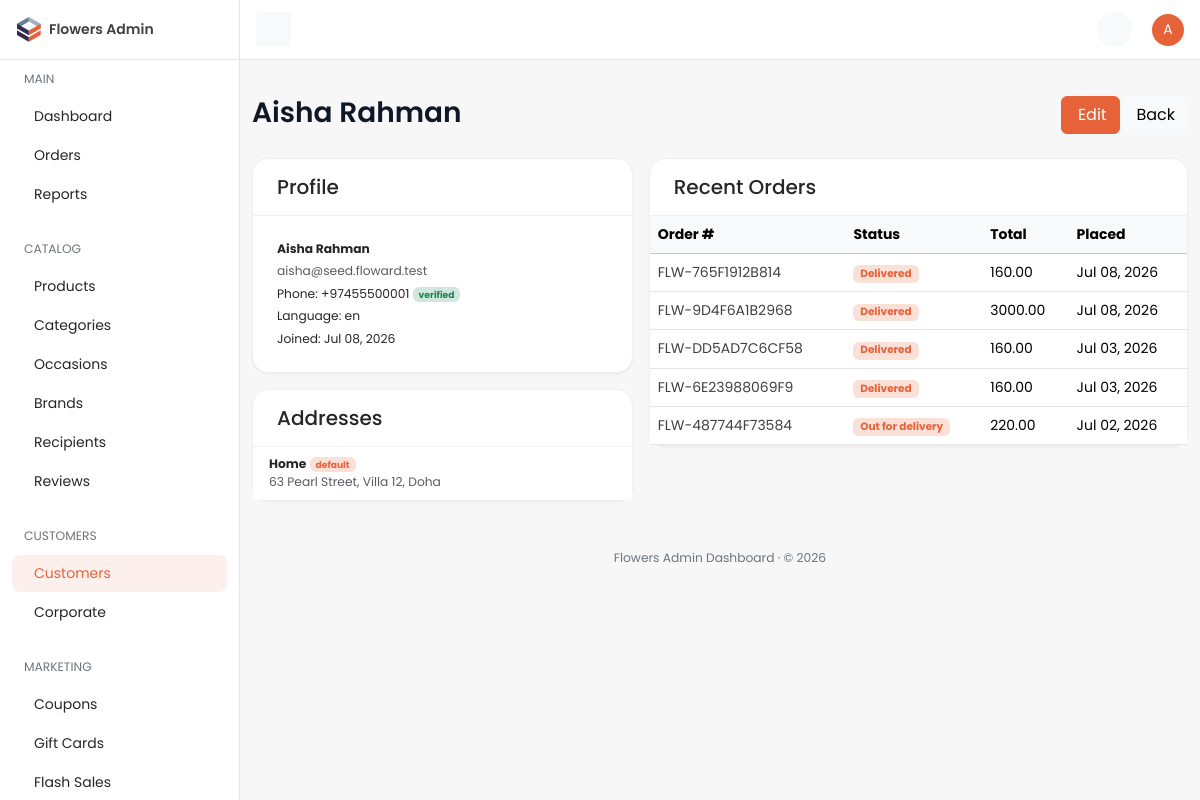
Page /dashboard/customer/2/ (signed in) on the committed database.
### accounts/models.py (models this page shows, shortened)
class CustomerProfile(TimeStampedModel):
    user = models.OneToOneField(
        settings.AUTH_USER_MODEL,
        on_delete=models.CASCADE,
        related_name="customer_profile",
        verbose_name="User",
        help_text="Linked Django auth user.",
    )
    phone = models.CharField(
        max_length=20,
        blank=True,
        db_index=True,
        verbose_name="Phone number",
        help_text="Customer mobile number used for OTP login.",
    )
    phone_verified = models.BooleanField(
        default=False,
        verbose_name="Phone verified",
        help_text="True after a successful OTP verification for this phone.",
    )
    preferred_language = models.CharField(
        max_length=5,
        choices=settings.LANGUAGES,
        default=settings.LANGUAGE_CODE,
        verbose_name="Preferred language",
        help_text="Customer's preferred storefront language.",
    )
    preferred_currency = models.ForeignKey(
        "core.Currency",
        on_delete=models.PROTECT,
        related_name="customer_profiles",
        verbose_name="Preferred currency",
        help_text="Currency used to display prices for this customer.",
    )
    date_of_birth = models.DateField(
        null=True,
        blank=True,
        verbose_name="Date of birth",
        help_text="Optional date of birth for personalization.",
    )
    default_address = models.ForeignKey(
        "accounts.Address",
        on_delete=models.SET_NULL,
        null=True,
        blank=True,
        related_name="+",
        verbose_name="Default address",
        help_text="Customer's primary delivery address.",
    )
    notify_via_email = models.BooleanField(
        default=True,
        verbose_name="Email notifications",
        help_text="Receive order updates via email.",
    )
    notify_via_sms = models.BooleanField(
        default=True,
        verbose_name="SMS notifications",
        help_text="Receive order updates via SMS.",
    )
    notify_via_whatsapp = models.BooleanField(
        default=False,
        verbose_name="WhatsApp notifications",
        help_text="Receive order updates via WhatsApp.",
    )
    class Meta:
        verbose_name = "Customer profile"
        verbose_name_plural = "Customer profiles"
        indexes = [
            models.Index(fields=["phone"], name="accounts_profile_phone_idx"),
        ]
    def __str__(self) -> str:
        return self.user.get_full_name() or self.user.email or str(self.pk)

class Address(TimeStampedModel):
    customer_profile = models.ForeignKey(
        CustomerProfile,
        on_delete=models.CASCADE,
        related_name="addresses",
        verbose_name="Customer profile",
        help_text="Owner of this address.",
    )
    label = models.CharField(
        max_length=50,
        verbose_name="Label",
        help_text="Short label, e.g. Home or Office.",
    )
    line1 = models.CharField(
        max_length=255,
        verbose_name="Address line 1",
        help_text="Street address or building name.",
    )
    line2 = models.CharField(
        max_length=255,
        blank=True,
        verbose_name="Address line 2",
        help_text="Apartment, floor, or additional directions.",
    )
    city = models.ForeignKey(
        "delivery.City",
        on_delete=models.PROTECT,
        related_name="addresses",
        verbose_name="City",
        help_text="Deliverable city for this address.",
    )
    is_default = models.BooleanField(
        default=False,
        db_index=True,
        verbose_name="Is default",
        help_text="When True, this is the customer's primary delivery address.",
    )
    class Meta:
        verbose_name = "Address"
        verbose_name_plural = "Addresses"
        indexes = [
            models.Index(
                fields=["customer_profile", "is_default"],
                name="accounts_address_default_idx",
            ),
        ]
        constraints = [
            models.UniqueConstraint(
                fields=["customer_profile"],
                condition=models.Q(is_default=True),
                name="accounts_one_default_address_per_customer",
            ),
        ]

### delivery/models.py (models this page shows, shortened)
class City(TimeStampedModel):
    country = models.ForeignKey(
        Country,
        on_delete=models.PROTECT,
        related_name="cities",
        verbose_name="Country",
    )
    name = models.CharField(
        max_length=120,
        verbose_name="City name",
        help_text="Display name of the city, e.g. Doha.",
    )
    slug = models.SlugField(
        max_length=120,
        unique=True,
        db_index=True,
        verbose_name="Slug",
        help_text="URL-friendly identifier for this city.",
    )
    delivery_charge_base = models.DecimalField(
        max_digits=10,
        decimal_places=2,
        default=25,
        verbose_name="Base delivery charge",
        help_text="Default delivery fee for this city in the store currency.",
    )
    same_day_cutoff_hour = models.PositiveSmallIntegerField(
        default=14,
        verbose_name="Same-day cutoff hour",
        help_text="Local hour (0–23) after which same-day delivery slots are hidden.",
    )
    is_active = models.BooleanField(
        default=True,
        db_index=True,
        verbose_name="Is active",
        help_text="When False, this city is hidden from customer address forms.",
    )
    class Meta:
        verbose_name = "City"
        verbose_name_plural = "Cities"
        indexes = [
            models.Index(fields=["is_active"], name="delivery_city_is_active_idx"),
            models.Index(fields=["country", "is_active"], name="delivery_city_country_idx"),
        ]

### orders/models.py (models this page shows, shortened)
class Order(TimeStampedModel):
    customer_profile = models.ForeignKey(
        "accounts.CustomerProfile",
        on_delete=models.CASCADE,
        related_name="orders",
        null=True,
        blank=True,
        verbose_name="Customer profile",
        help_text="Owner of this order; null for guest checkout.",
    )
    cart = models.ForeignKey(
        "cart.Cart",
        on_delete=models.SET_NULL,
        null=True,
        blank=True,
        related_name="orders",
        verbose_name="Source cart",
    )
    order_number = models.CharField(
        max_length=32,
        unique=True,
        db_index=True,
        verbose_name="Order number",
        help_text="Human-readable unique order reference.",
    )
    idempotency_key = models.CharField(
        max_length=64,
        unique=True,
        null=True,
        blank=True,
        db_index=True,
        verbose_name="Idempotency key",
        help_text="Client-supplied key preventing duplicate order creation.",
    )
    order_status = models.CharField(
        max_length=20,
        choices=OrderStatus.choices,
        default=OrderStatus.RECEIVED,
        db_index=True,
        verbose_name="Order status",
    )
    delivery_slot_booking = models.ForeignKey(
        "delivery.DeliverySlotBooking",
        on_delete=models.SET_NULL,
        null=True,
        blank=True,
        related_name="orders",
        verbose_name="Delivery slot booking",
    )
    subtotal = models.DecimalField(max_digits=12, decimal_places=2, default=0)
    coupon_discount = models.DecimalField(max_digits=12, decimal_places=2, default=0)
    delivery_charge = models.DecimalField(max_digits=12, decimal_places=2, default=0)
    total_amount = models.DecimalField(
        max_digits=12,
        decimal_places=2,
        verbose_name="Total amount",
        help_text="Order total in the customer's checkout currency.",
    )
    currency = models.ForeignKey(
        "core.Currency",
        on_delete=models.PROTECT,
        null=True,
        blank=True,
        related_name="orders",
        verbose_name="Currency",
    )
    delivery_address_snapshot = models.JSONField(
        default=dict,
        verbose_name="Delivery address snapshot",
    )
    invoice_details = models.JSONField(default=dict, verbose_name="Invoice details")
    class Meta:
        verbose_name = "Order"
        verbose_name_plural = "Orders"
        indexes = [
            models.Index(
                fields=["customer_profile", "-created_at"],
                name="ord_customer_created_idx",
            ),
            models.Index(fields=["order_status"], name="orders_order_status_idx"),
            models.Index(fields=["idempotency_key"], name="orders_idempotency_key_idx"),
        ]
        ordering = ["-created_at"]

### dashboard/views/customers.py (the view)
# urls.py: path("customer/<int:pk>/", customers.customer_detail, name="customer-detail"),
@dashboard_required
def customer_detail(request: HttpRequest, pk: int) -> HttpResponse:
    profile = get_object_or_404(CustomerProfile.objects.select_related("user"), pk=pk)
    context = {
        "nav_section": "customers",
        "page_title": str(profile),
        "profile": profile,
        "addresses": profile.addresses.select_related("city").all(),
        "orders": profile.orders.order_by("-created_at")[:10],
    }
    return render(request, "dashboard/customers/detail.html", context)

### dashboard/templates/dashboard/customers/detail.html (shortened to what this page needs)
{% extends "dashboard/base.html" %}
{% block page_title %}{{ profile }}{% endblock %}
{% block page_actions %}
<a href="{% url 'dashboard:customer-update' profile.pk %}" class="btn btn-primary">Edit</a>
<a href="{% url 'dashboard:customer-list' %}" class="btn btn-light">Back</a>
{% endblock %}
{% block content %}
<div class="row g-3">
  <div class="col-12 col-lg-5">
    <div class="card">
      <div class="card-header bg-transparent px-4 py-3"><h3 class="h5 mb-0">Profile</h3></div>
      <div class="card-body p-4 small">
        <p class="mb-1"><strong>{{ profile.user.get_full_name|default:profile.user.get_username }}</strong></p>
        <p class="mb-1 text-muted">{{ profile.user.email }}</p>
        <p class="mb-1">Phone: {{ profile.phone|default:"—" }} {% if profile.phone_verified %}<span class="badge bg-success-subtle text-success">verified</span>{% endif %}</p>
        <p class="mb-1">Language: {{ profile.preferred_language }}</p>
        <p class="mb-0">Joined: {{ profile.created_at|date:"M d, Y" }}</p>
      </div>
    </div>
    <div class="card mt-3">
      <div class="card-header bg-transparent px-4 py-3"><h3 class="h5 mb-0">Addresses</h3></div>
      <ul class="list-group list-group-flush">
        {% for addr in addresses %}
        <li class="list-group-item small">
          <strong>{{ addr.label }}</strong>{% if addr.is_default %} <span class="badge bg-primary-subtle text-primary">default</span>{% endif %}
          <div class="text-muted">{{ addr.line1 }}{% if addr.line2 %}, {{ addr.line2 }}{% endif %}, {{ addr.city.name }}</div>
        </li>
        {% empty %}<li class="list-group-item text-center text-secondary py-4">No saved addresses.</li>{% endfor %}
      </ul>
    </div>
  </div>
  <div class="col-12 col-lg-7">
    <div class="card">
      <div class="card-header bg-transparent px-4 py-3"><h3 class="h5 mb-0">Recent Orders</h3></div>
      <div class="table-responsive">
        <table class="table mb-0 align-middle">
          <thead class="table-light"><tr><th>Order #</th><th>Status</th><th>Total</th><th>Placed</th></tr></thead>
          <tbody>
            {% for order in orders %}
            <tr>
              <td><a href="{% url 'dashboard:order-detail' order.pk %}">{{ order.order_number }}</a></td>
              <td><span class="badge bg-primary-subtle text-primary">{{ order.get_order_status_display }}</span></td>
              <td>{{ order.total_amount|floatformat:2 }}</td>
              <td>{{ order.created_at|date:"M d, Y" }}</td>
            </tr>
            {% empty %}<tr><td colspan="4" class="text-center text-secondary py-4">No orders.</td></tr>{% endfor %}
          </tbody>
        </table>
      </div>
    </div>
  </div>
</div>
{% endblock %}

### dashboard/templates/dashboard/partials/_topbar.html (shortened to what this page needs)
{% load static %}
<nav id="topbar" class="navbar bg-white border-bottom fixed-top topbar px-3">
  <button id="toggleBtn" class="d-none d-lg-inline-flex btn btn-light btn-icon btn-sm" type="button">
  </button>
  <div>
    <ul class="list-unstyled d-flex align-items-center mb-0 gap-1">
      <li>
        <a class="position-relative btn-icon btn-sm btn-light btn rounded-circle" data-bs-toggle="dropdown"
           aria-expanded="false" href="#" role="button">
        </a>
      </li>
      <li class="ms-3 dropdown">
        <a href="#" role="button" data-bs-toggle="dropdown" aria-expanded="false">
          <span class="avatar avatar-sm avatar-primary rounded-circle">
            <span class="avatar-initials rounded-circle">{{ request.user.get_username|slice:":1"|upper }}</span>
          </span>
        </a>
      </li>
    </ul>
  </div>
</nav>

### rows in the picture
CustomerProfile: user.last_name "Aisha Rahman", user.get_full_name "Aisha Rahman", user.email "aisha@seed.floward.test", phone "+97455500001", preferred_language "en", created_at "Jul 08, 2026"
Address: label "Home", is_default "default", line1 "63 Pearl Street", line2 "Villa 12", city.name "Doha"
Order: order_number "FLW-765F1912B814", order_status "Delivered", total_amount "160.00", created_at "Jul 08, 2026"
Order: order_number "FLW-9D4F6A1B2968", order_status "Delivered", total_amount "3000.00", created_at "Jul 08, 2026"
Order: order_number "FLW-DD5AD7C6CF58", order_status "Delivered", total_amount "160.00", created_at "Jul 03, 2026"
Order: order_number "FLW-6E23988069F9", order_status "Delivered", total_amount "160.00", created_at "Jul 03, 2026"
Order: order_number "FLW-487744F73584", order_status "Out for delivery", total_amount "220.00", created_at "Jul 02, 2026"

### other values in the picture
{{ request.user.get_username|slice:":1"|upper }} "A"
